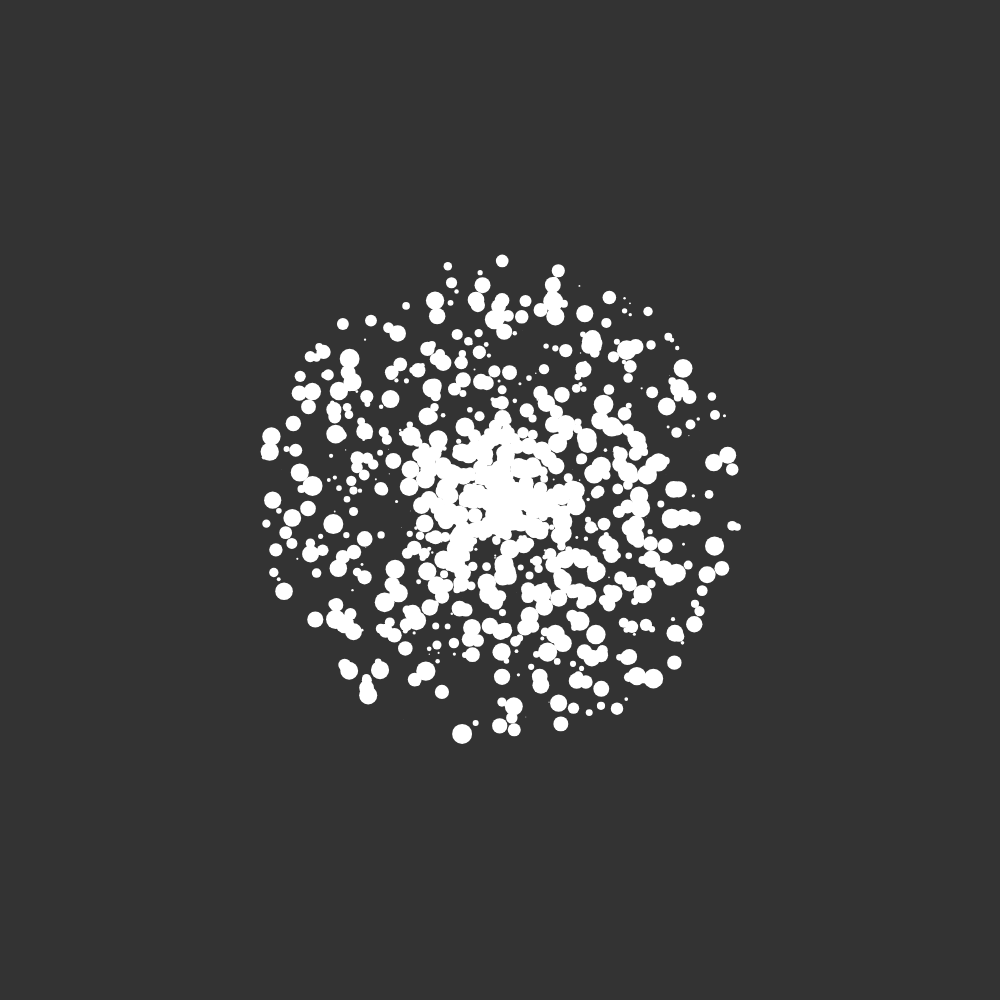
Frame 1 (no input)
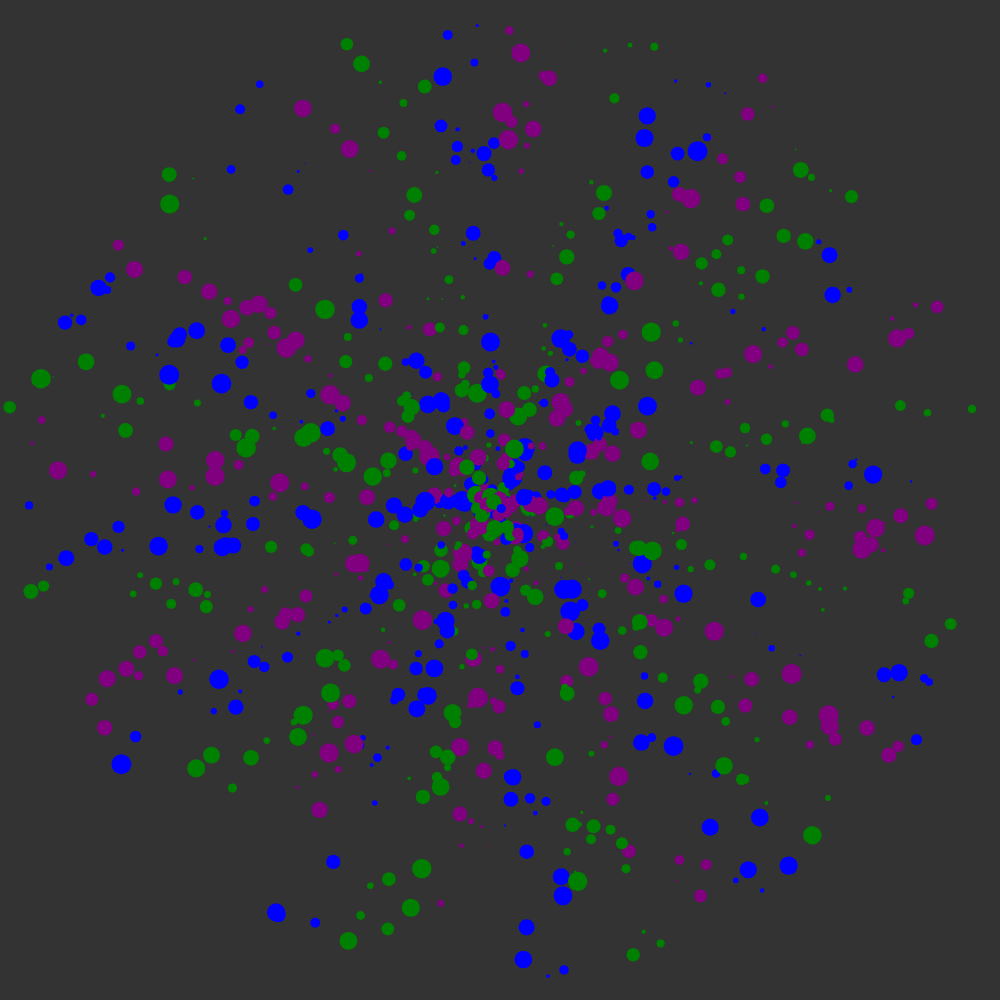
Frame 60 (no input)
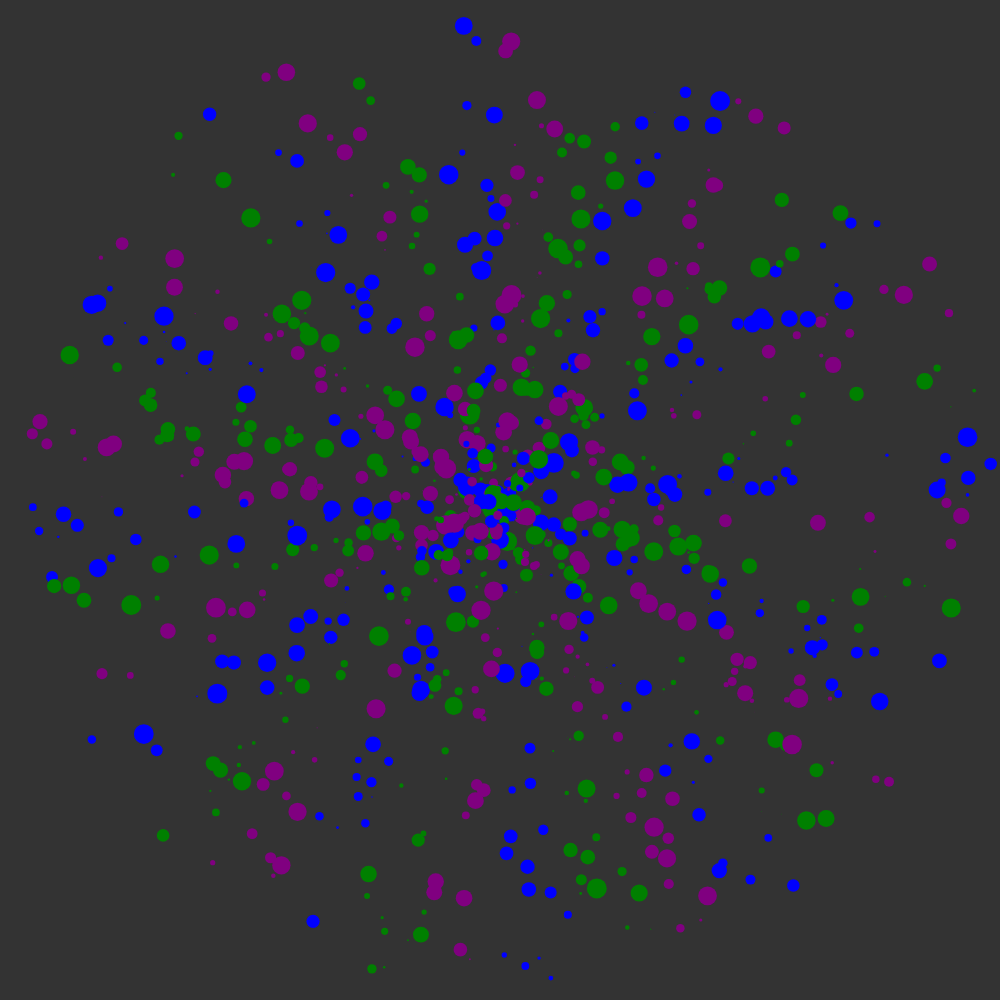
Frame 120 (the mouse pressed at the canvas centre since frame 60)

The p5.js sketch that drew these frames (run headless with seeded random() and noise() and a simulated clock; from frame 60 on, the mouse is pressed at the canvas centre):

// p5.js sketch
// ── sketch.js
var balls = [];
var num = 1000;


function setup(){
    createCanvas(1000,1000);
    for(var i = 0; i < num; i++){
        //balls[i] = new Ball((width-20)*i/num/2, 0);        
        balls[i] = new Ball(random(width/2-20), random(360));   
    }
}

function draw(){
    background(51);

    for(var i = 0; i < num; i++){
        balls[i].create();
        balls[i].update();
        //frameRate(20);     
        
        
        /*
        for(var j = i + 1; j < balls.length; j++){
            if(i != j && balls[i].intersects(balls[j])){
                balls[i].r -= 10;
                balls[j].r -= 10;                
            } else {
                balls[i].r += 0.01;
                balls[j].r += 0.01;
                

                balls[i].r = constrain(balls[i].r, 0.001, 10);
                balls[j].r = constrain(balls[j].r, 0.001, 10);
            }
        }
        */
    }
}
// ── Ball.js
function Ball(d, a){
    this.d = d;
    this.a = a*PI/180;
    this.originX = width/2;
    this.originY = height/2;
    //this.r = map(this.d,0,width,3,40);
    this.r = random(10);
    this.x = this.originX + this.d * sin(this.a)/2;
    this.y = this.originY + this.d * cos(this.a)/2;
    this.num = 0;
    
    //this.x = random(this.r, width-this.r);
    //this.y = random(this.r, height-this.r);
    this.col = color(255, 255, 255);    

    this.create = function(){
        fill(this.col);
        noStroke();
        ellipse(this.x, this.y, this.r * 2, this.r * 2); 
        //stroke(255);
        //line(this.originX,this.originY,this.x,this.y);
    }

    this.intersects = function(other){
        d = dist(this.x, this.y, other.x, other.y);
        if(d < this.r + other.r){
            return true;      
        } else {
            return false;
        }
    }

    this.quadrant = function(){    
        if(this.num % 9 === 0){
            this.col = color('purple');   
        } else if(this.num % 9 === 1){
            this.col = color('green');   
        } else if(this.num % 9 === 2){
            this.col = color('blue');   
        } else if(this.num % 9 === 3){
            this.col = color('purple');   
        } else if(this.num % 9 === 4){
            this.col = color('green');   
        } else if(this.num % 9 === 5){
            this.col = color('blue');   
        } else if(this.num % 9 === 6){
            this.col = color('purple');   
        } else if(this.num % 9 === 7){
            this.col = color('green');   
        } else if(this.num % 9 === 8){
            this.col = color('blue');   
        }
    }

    this.update = function(){     
        this.a += map(this.d, 0, 10,0.0001,0.0010); 
        this.d += random(-2,2);
        this.a += 0.001*PI;
        this.num = floor(this.a / (PI/18));
        this.quadrant();
        fill(this.col);         
        
        this.x = this.originX + this.d * cos(this.a);
        this.y = this.originY + this.d * sin(this.a);

        //this.x = constrain(this.x, this.r, width-this.r);
        //this.y = constrain(this.y, this.r, height-this.r);
    }
}
